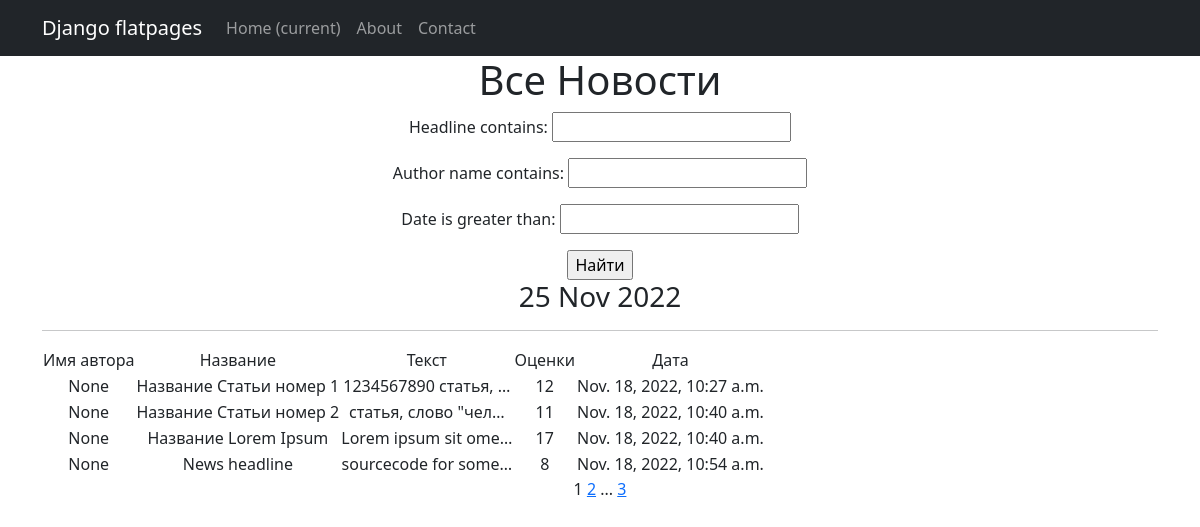
Page /news/ on the committed database.
### simpleapp/models.py (models this page shows)
class News(models.Model):
    date = models.DateTimeField(auto_now_add=True)
    headline = models.CharField(max_length=100, null=True)
    text = models.TextField(null=True)
    rating = models.IntegerField()
    author_name = models.TextField(null=True)

### simpleapp/views.py (the view)
# urls.py: path('', NewsList.as_view(), name='news_list'),
class NewsList(ListView):
    model = News
    ordering = 'date'
    template_name = 'news.html'
    context_object_name = 'news'
    paginate_by = 4
    def get_queryset(self):
        queryset = super().get_queryset()
        self.filterset = NewsFilter(self.request.GET, queryset)
        return self.filterset.qs
    def get_context_data(self, **kwargs):
        context = super().get_context_data(**kwargs)
        context['filterset'] = self.filterset
        return context

### simpleapp/templatetags/custom_tags.py (called while the page is built)
@register.simple_tag()
def current_time(format_string='%d %b %y'):
   return datetime.utcnow().strftime(format_string)

@register.simple_tag(takes_context=True)
def url_replace(context, **kwargs):
   d = context['request'].GET.copy()
   for k, v in kwargs.items():
       d[k] = v
   return d.urlencode()

### templates/news.html (shortened to what this page needs)
{% extends 'flatpages/default.html' %}
{% load custom_filters %}!
{% load custom_tags %}
{% block content %}
   <h1>Все Новости</h1>
    <form action="" method="get">
        {{ filterset.form.as_p }}
        <input type="submit" value="Найти" />
    </form>
   <h3>{% current_time '%d %b %Y' %}</h3>
   <hr>
   {% if news %}
   <table>
        <tr>
            <td>Имя автора</td>
            <td>Название</td>
            <td>Текст</td>
            <td>Оценки</td>
            <td>Дата</td>
        </tr>
        {% for n in news %}
        <a href="news/{{ n.pk }}">
            <tr>
                <td>{{ n.author_name }}</td>
                <td>{{ n.headline }}</td>
                <td>{{ n.text|truncatechars:20 }}</td>
                <td>{{ n.rating }}</td>
                <td>{{ n.date }}</td>
            </tr>
        </a>
        {% endfor %}
    </table>
   {% else %}
       <h2>Новостей нет!</h2>
   {% endif %}
    {{ page_obj.number }}
    {% if page_obj.has_next %}
        <a href="?{% url_replace page=page_obj.next_page_number %}">{{ page_obj.next_page_number }}</a>
        {% if paginator.num_pages != page_obj.next_page_number %}
            ...
            <a href="?{% url_replace page=page_obj.paginator.num_pages %}">{{ page_obj.paginator.num_pages }}</a>
        {% endif %}
    {% endif %}
{% endblock content %}

### rows in the picture
News: author_name "None", headline "Название Статьи номер 1", text "1234567890 статья, …", rating "12", date "Nov. 18, 2022, 10:27 a.m."
News: author_name "None", headline "Название Статьи номер 2", text "статья, слово \"чел…", rating "11", date "Nov. 18, 2022, 10:40 a.m."
News: author_name "None", headline "Название Lorem Ipsum", text "Lorem ipsum sit ome…", rating "17", date "Nov. 18, 2022, 10:40 a.m."
News: author_name "None", headline "News headline", text "sourcecode for some…", rating "8", date "Nov. 18, 2022, 10:54 a.m."

### other values in the picture
{{ page_obj.number }} "1"
{{ page_obj.next_page_number }} "2"
{{ page_obj.paginator.num_pages }} "3"
